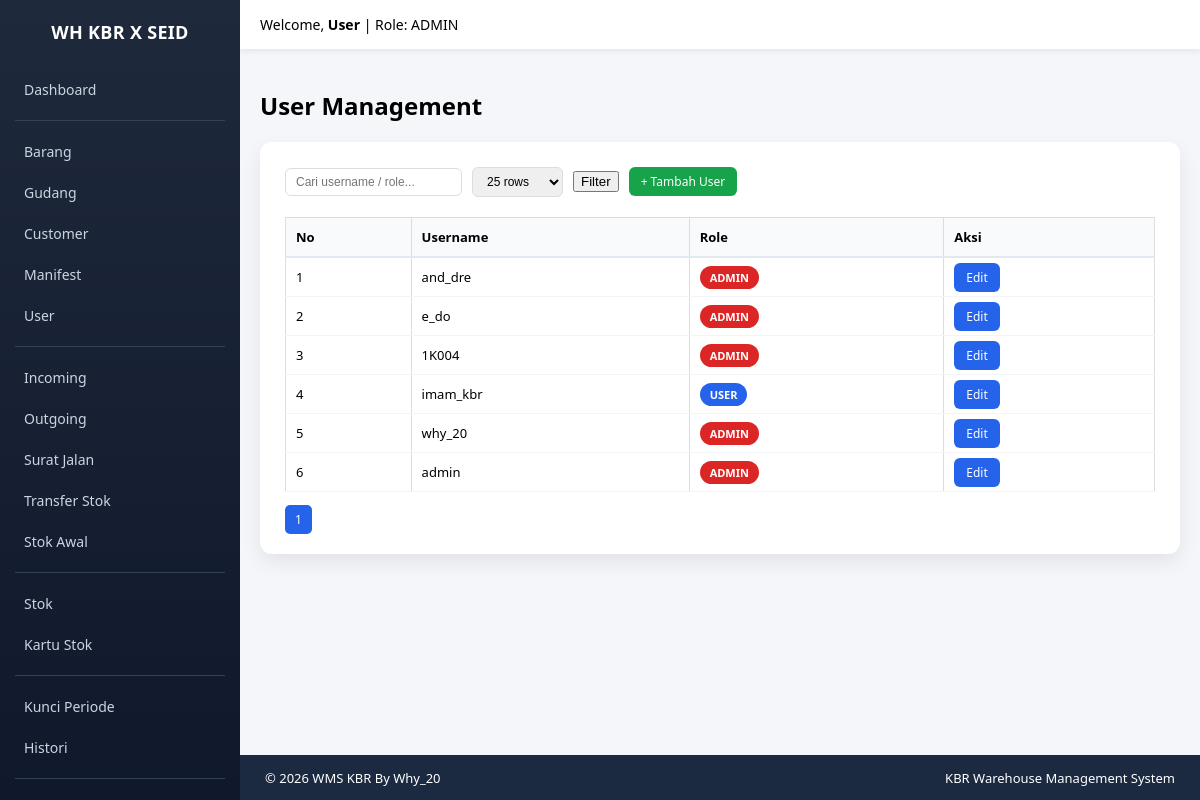
Page /index.php?module=users&action=index (signed in) on the committed database.
### tables this page shows
CREATE TABLE `users` (
  `id` int NOT NULL,
  `name` varchar(100) DEFAULT NULL,
  `username` varchar(100) DEFAULT NULL,
  `password` varchar(255) DEFAULT NULL,
  `role` varchar(50) DEFAULT 'WAREHOUSE',
  `failed_attempts` int DEFAULT '0',
  `lock_until` datetime DEFAULT NULL,
  `created_at` timestamp NOT NULL DEFAULT CURRENT_TIMESTAMP
);

### modules/users/index.php (the view, shortened to what this page needs)
<?php
global $conn;
require BASE_PATH."/modules/layout/sidebar.php";
$search = $_GET['search'] ?? '';
$limit  = $_GET['limit'] ?? 25;
$page   = isset($_GET['page']) ? (int)$_GET['page'] : 1;
$allowedLimit = [10,25,50,100];
$offset = ($page-1)*$limit;
$where = "WHERE 1=1";
$totalQuery = mysqli_query($conn,"SELECT COUNT(*) as total FROM users $where");
$totalData  = mysqli_fetch_assoc($totalQuery)['total'];
$totalPages = ceil($totalData/$limit);
$query = mysqli_query($conn,"
SELECT * FROM users
$where
ORDER BY id DESC
LIMIT $limit OFFSET $offset
");
?>
<h2>User Management</h2>
<div class="card-modern">
<form method="GET" class="filter-bar">
<input type="text" name="search"
placeholder="Cari username / role..."
value="<?= $search ?>">
<select name="limit">
<?php foreach($allowedLimit as $l){ ?>
<option value="<?= $l ?>" <?= $limit==$l?'selected':'' ?>>
<?= $l ?> rows
</option>
<?php } ?>
</select>
<button type="submit">Filter</button>
<a href="index.php?module=users&action=create" class="btn btn-primary">
+ Tambah User
</a>
</form>
<table class="table-modern">
<tr>
<th>No</th>
<th>Username</th>
<th>Role</th>
<th>Aksi</th>
</tr>
<?php
$no=$offset+1;
while($row=mysqli_fetch_assoc($query)){
$roleBadge = strtolower($row['role'])=='admin'
? "<span class='badge badge-admin'>ADMIN</span>"
: "<span class='badge badge-user'>USER</span>";
?>
<tr>
<td><?= $no++; ?></td>
<td><?= htmlspecialchars($row['username']); ?></td>
<td><?= $roleBadge; ?></td>
<td>
<a class="btn btn-edit"
href="index.php?module=users&action=edit&id=<?= $row['id']; ?>">
Edit
</a>
</td>
</tr>
<?php } ?>
</table>
<div class="pagination">
<?php for($i=1;$i<=$totalPages;$i++){ ?>
<a class="<?= $i==$page?'active':'' ?>"
href="index.php?module=users&action=index&page=<?= $i ?>&search=<?= $search ?>&limit=<?= $limit ?>">
<?= $i ?>
</a>
<?php } ?>
</div>
</div>
</div></body></html>

### modules/layout/sidebar.php (style rules this page uses)
body { margin:0; font-family:Segoe UI, Tahoma, sans-serif; background:#f4f6f9; }
.btn { padding:6px 12px; border:none; border-radius:4px; cursor:pointer; text-decoration:none; font-size:13px; }
.btn-primary { background:#2563eb;color:white; }
table { width:100%; border-collapse:collapse; }
table th,table td { border:1px solid #ddd; padding:8px; font-size:13px; }
table th { background:#f1f5f9; }

### modules/users/index.php (style rules this page uses)
.card-modern { background:white; padding:25px; border-radius:12px; box-shadow:0 8px 20px rgba(0,0,0,0.08); margin-bottom:20px; }
.table-modern { width:100%; border-collapse:collapse; font-size:13px; }
.table-modern th { background:#f8fafc; padding:10px; text-align:left; border-bottom:2px solid #e2e8f0; }
.table-modern td { padding:10px; border-bottom:1px solid #f1f5f9; }
.badge { padding:4px 10px; border-radius:20px; font-size:11px; font-weight:bold; color:white; }
.badge-admin { background:#dc2626; }
.badge-user { background:#2563eb; }
.btn { padding:6px 12px; border:none; border-radius:6px; cursor:pointer; font-size:12px; text-decoration:none; }
.btn-primary { background:#16a34a; color:white; }
.btn-edit { background:#2563eb; color:white; }
.filter-bar { display:flex; flex-wrap:wrap; gap:10px; align-items:center; margin-bottom:20px; }
.filter-bar input, .filter-bar select { padding:6px 10px; border-radius:6px; border:1px solid #ddd; font-size:12px; }
.pagination { margin-top:15px; }
.pagination a { padding:6px 10px; margin-right:5px; background:#e2e8f0; border-radius:5px; text-decoration:none; color:#333; font-size:12px; }
.pagination a.active { background:#2563eb; color:white; }

### rows in the picture
users: username "and_dre", role "ADMIN"
users: username "e_do", role "ADMIN"
users: username "1K004", role "ADMIN"
users: username "imam_kbr", role "USER"
users: username "why_20", role "ADMIN"
users: username "admin", role "ADMIN"

### other values in the picture
$user "User"
$role "ADMIN"
$GLOBALS['__footer_html'] "© 2026 WMS KBR By Why_20 KBR Warehouse Management System"
form field limit "25 rows"
